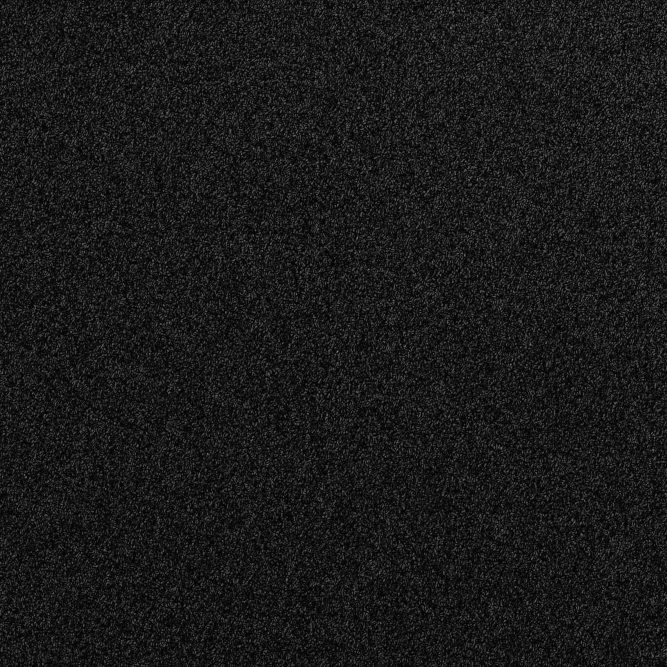
#> input picture PhaseRetrieval/test_0/image_001.jpg, 2000 x 2000 px, found by its file name (shown at 1/3 size)
$ python phaseRetrieval.py
#> lines starting #> are read from the running program, lines starting #| are printed output that depends on the picture
import numpy as np
import matplotlib.pyplot as plt
from scipy.fft import fft2, ifft2
from skimage.io import imread
from skimage.color import rgb2gray

# Load data
image_path = './PhaseRetrieval/test_0/image_001.jpg'
intensity_measured = imread(image_path)
#> intensity_measured is the input picture: shape (2000, 2000); min 0, max 141, mean 25.8

# Convert to grayscale if the image is RGB
if intensity_measured.ndim == 3:
    intensity_measured = rgb2gray(intensity_measured)

# Normalize intensity
intensity_measured = intensity_measured / np.sum(intensity_measured)
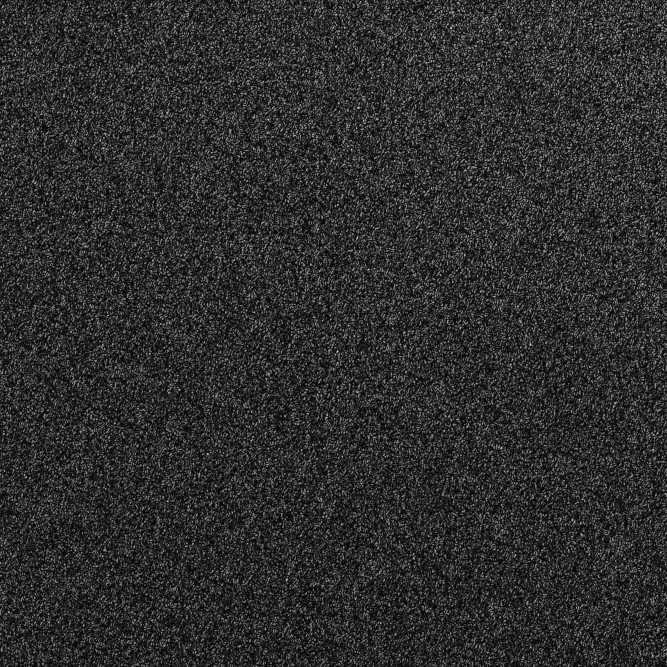
#> intensity_measured: shape (2000, 2000) float64 (shown at 1/3 size); min 0, max 1.37e-06, mean 2.5e-07; drawn with min black and max white
amplitude_measured = np.sqrt(intensity_measured)
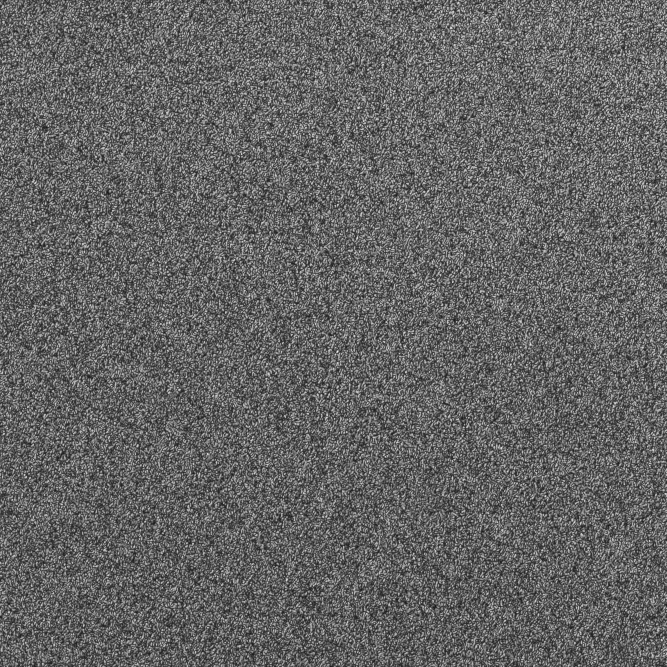
#> amplitude_measured: shape (2000, 2000) float64 (shown at 1/3 size); min 0, max 0.00117, mean 0.000461; drawn with min black and max white
# print("Normalized intensity sum:", np.sum(intensity_measured))

# Parameters
wavelength = 632.8e-9        # HeNe laser wavelength (632.8 nm)
z = 0.09                     # propagation distance (9 cm)
N = 2000                     # pixels
dx_detector = 1.55e-6        # detector pixel size (1.55 um)

# Compute aperture sampling rate based on propagation condition
dx_aperture = (wavelength * z) / (N * dx_detector)
# print(f"Aperture pixel size (dx_aperture): {dx_aperture:.3e} m")


# Make aperture mask
x = np.arange(-N//2, N//2) * dx_aperture
X, Y = np.meshgrid(x, x)
R = np.sqrt(X**2 + Y**2)
aperture_radius = 3e-3       # 6mm diameter aperture (3mm radius)
aperture_mask = (R < aperture_radius).astype(float)

# [8 lines of commented-out code are left out]
retrieved_phase = np.random.rand(N, N) * 2 * np.pi
a = ifft2(amplitude_measured * np.exp(1j * retrieved_phase))  # Initial guess

n_iter = 100
for i in range(n_iter):
    # Enforce source amplitude constraint
    b = aperture_mask * np.exp(1j * np.angle(a))

    # Forward Fourier Transform
    c = fft2(b)

    # Enforce target amplitude constraint
#> (the run stopped early here; a loop or call above may not have finished)
